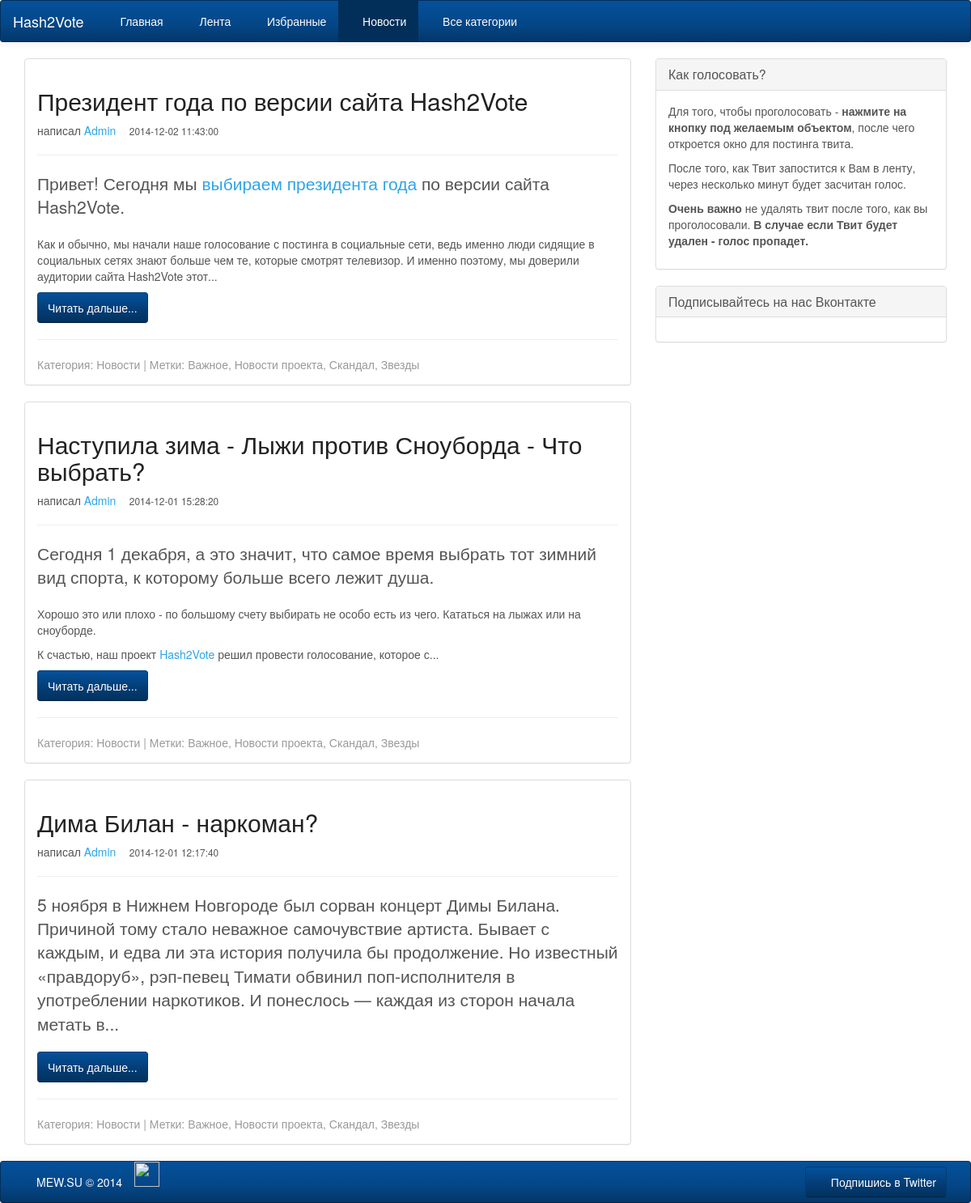
Page /blog/bloglist.php on the committed database.
### tables this page shows
CREATE TABLE IF NOT EXISTS `blog` (
  `id` bigint(20) unsigned NOT NULL AUTO_INCREMENT,
  `post_date` timestamp NOT NULL DEFAULT CURRENT_TIMESTAMP,
  `post_content` longtext NOT NULL,
  `post_title` text NOT NULL,
  `post_author` text NOT NULL,
  `post_status` int(1) NOT NULL,
  `post_comments` bigint(20) NOT NULL,
  PRIMARY KEY (`id`)
);

### blog/bloglist.php (the view, shortened to what this page needs)
<?
include './../static/header.php'; ?>
<body>
<? include './../static/head.php'; ?>
<div class="container">
    <div class="row">
        <div class="col-md-8">
            <?
            function crop_str($string, $limit)
            {
                $substring_limited = substr($string, 0, $limit);
                return substr($substring_limited, 0, strrpos($substring_limited, ' '));
            }
            ?>
            <? $query = mysql_query("SELECT * FROM blog ORDER BY id DESC");
            while ($row = mysql_fetch_array($query)) { ?>
                <div class="panel panel-default">
                    <div class="panel-body">
                        <a href="/blog/<?= $row['id'] ?>"><h2 class="title"><?= $row['post_title'] ?></h2></a>
                        <p>
                            написал <a href="#"><?= $row['post_author'] ?></a>
                            <small><span class="glyphicon glyphicon-time"></span> <?= $row['post_date'] ?></small>
                        </p>
                        <hr>
                        <?
                        if (strlen($row['post_content']) > 600) {
                            $short = crop_str($row['post_content'], 600);
                            echo $short;
                            echo "...";
                        } else {
                            echo $row['post_content'];
                        }
                        ?>
                        <br/>
                        <p><a href="/blog/<?= $row['id'] ?>" class="btn btn-info">Читать дальше...</a></p>
                        <hr>
                        <div class="pull-left text-muted">Категория: Новости | Метки: Важное, Новости проекта, Скандал,
                            Звезды
                        </div>
                    </div>
                </div>
            <? } ?>
        </div>
        <? include './../static/right_block.php'; ?>
    </div>
</div>
<? include './../static/foot.php'; ?>
</body>
</html>

### blog/bloglist.php (style rules this page uses)
h2.title { font-weight: normal; color: #222222; }

### rows in the picture
blog: post_title "Президент года по версии сайта Hash2Vote", post_author "Admin", post_date "2014-12-02 11:43:00", post_content "Привет! Сегодня мы выбираем президента года по версии сайта Hash2Vote. Как и обычно, мы начали наше голосование с постинга в социальные сети, ведь именно люди сидящие в социальных сетях знают больше чем те, которые смотрят телевизор. И именно поэтому, мы доверили аудитории сайта Hash2Vote этот"
blog: post_title "Наступила зима - Лыжи против Сноуборда - Что выбрать?", post_author "Admin", post_date "2014-12-01 15:28:20", post_content "Сегодня 1 декабря, а это значит, что самое время выбрать тот зимний вид спорта, к которому больше всего лежит душа. Хорошо это или плохо - по большому счету выбирать не особо есть из чего. Кататься на лыжах или на сноуборде. К счастью, наш проект Hash2Vote решил провести голосование, которое с"
blog: post_title "Дима Билан - наркоман?", post_author "Admin", post_date "2014-12-01 12:17:40", post_content "5 ноября в Нижнем Новгороде был сорван концерт Димы Билана. Причиной тому стало неважное самочувствие артиста. Бывает с каждым, и едва ли эта история получила бы продолжение. Но известный «правдоруб», рэп-певец Тимати обвинил поп-исполнителя в употреблении наркотиков. И понеслось — каждая из сторон начала метать в"
